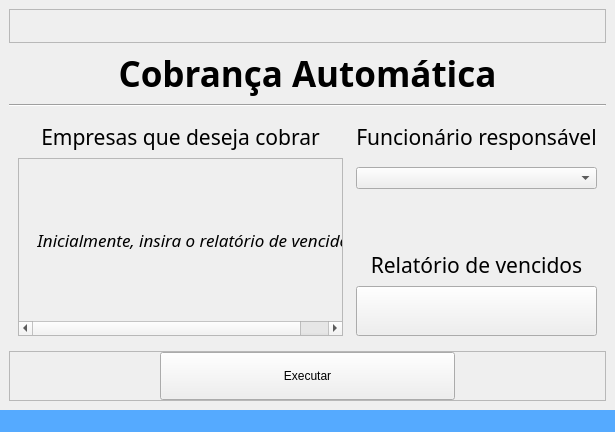
<?xml version="1.0" encoding="UTF-8"?>
<ui version="4.0">
 <class>MainWindow</class>
 <widget class="QMainWindow" name="MainWindow">
  <property name="geometry">
   <rect>
    <x>0</x>
    <y>0</y>
    <width>615</width>
    <height>432</height>
   </rect>
  </property>
  <property name="minimumSize">
   <size>
    <width>451</width>
    <height>322</height>
   </size>
  </property>
  <property name="windowTitle">
   <string>Cobrança Automática</string>
  </property>
  <widget class="QWidget" name="centralwidget">
   <layout class="QGridLayout" name="gridLayout_2">
    <item row="1" column="0">
     <widget class="QStackedWidget" name="stackedWidget">
      <widget class="QWidget" name="page">
       <layout class="QGridLayout" name="gridLayout_3">
        <item row="3" column="2">
         <spacer name="verticalSpacer">
          <property name="orientation">
           <enum>Qt::Orientation::Vertical</enum>
          </property>
          <property name="sizeType">
           <enum>QSizePolicy::Policy::Maximum</enum>
          </property>
          <property name="sizeHint" stdset="0">
           <size>
            <width>20</width>
            <height>40</height>
           </size>
          </property>
         </spacer>
        </item>
        <item row="1" column="0" rowspan="5">
         <widget class="QScrollArea" name="scrollArea">
          <property name="widgetResizable">
           <bool>true</bool>
          </property>
          <widget class="QWidget" name="scrollAreaWidgetContents">
           <property name="geometry">
            <rect>
             <x>0</x>
             <y>0</y>
             <width>317</width>
             <height>105</height>
            </rect>
           </property>
           <layout class="QGridLayout" name="gridLayout_6">
            <item row="0" column="0">
             <widget class="QStackedWidget" name="stackedWidget_2">
              <widget class="QWidget" name="page_3">
               <layout class="QGridLayout" name="gridLayout_7">
                <item row="0" column="0">
                 <widget class="QLabel" name="label_6">
                  <property name="font">
                   <font>
                    <family>Tw Cen MT</family>
                    <pointsize>13</pointsize>
                    <italic>true</italic>
                   </font>
                  </property>
                  <property name="text">
                   <string>Inicialmente, insira o relatório de vencidos</string>
                  </property>
                  <property name="alignment">
                   <set>Qt::AlignmentFlag::AlignCenter</set>
                  </property>
                 </widget>
                </item>
               </layout>
              </widget>
              <widget class="QWidget" name="page_4"/>
             </widget>
            </item>
           </layout>
          </widget>
         </widget>
        </item>
        <item row="5" column="2">
         <widget class="QPushButton" name="pushButton">
          <property name="minimumSize">
           <size>
            <width>0</width>
            <height>50</height>
           </size>
          </property>
          <property name="text">
           <string/>
          </property>
          <property name="icon">
           <iconset>
            <normaloff>../imgs/upload-icon.png</normaloff>../imgs/upload-icon.png</iconset>
          </property>
          <property name="iconSize">
           <size>
            <width>48</width>
            <height>48</height>
           </size>
          </property>
         </widget>
        </item>
        <item row="5" column="1">
         <spacer name="horizontalSpacer">
          <property name="orientation">
           <enum>Qt::Orientation::Horizontal</enum>
          </property>
          <property name="sizeType">
           <enum>QSizePolicy::Policy::Expanding</enum>
          </property>
          <property name="sizeHint" stdset="0">
           <size>
            <width>40</width>
            <height>20</height>
           </size>
          </property>
         </spacer>
        </item>
        <item row="0" column="0">
         <widget class="QLabel" name="label_5">
          <property name="font">
           <font>
            <family>Tw Cen MT</family>
            <pointsize>16</pointsize>
           </font>
          </property>
          <property name="text">
           <string>Empresas que deseja cobrar</string>
          </property>
          <property name="alignment">
           <set>Qt::AlignmentFlag::AlignCenter</set>
          </property>
         </widget>
        </item>
        <item row="0" column="2">
         <widget class="QLabel" name="label_4">
          <property name="sizePolicy">
           <sizepolicy hsizetype="Preferred" vsizetype="Maximum">
            <horstretch>0</horstretch>
            <verstretch>0</verstretch>
           </sizepolicy>
          </property>
          <property name="font">
           <font>
            <family>Tw Cen MT</family>
            <pointsize>16</pointsize>
           </font>
          </property>
          <property name="text">
           <string>Funcionário responsável</string>
          </property>
          <property name="alignment">
           <set>Qt::AlignmentFlag::AlignCenter</set>
          </property>
         </widget>
        </item>
        <item row="4" column="2">
         <widget class="QLabel" name="label_3">
          <property name="sizePolicy">
           <sizepolicy hsizetype="Preferred" vsizetype="Maximum">
            <horstretch>0</horstretch>
            <verstretch>0</verstretch>
           </sizepolicy>
          </property>
          <property name="font">
           <font>
            <family>Tw Cen MT</family>
            <pointsize>16</pointsize>
           </font>
          </property>
          <property name="text">
           <string>Relatório de vencidos</string>
          </property>
          <property name="alignment">
           <set>Qt::AlignmentFlag::AlignCenter</set>
          </property>
         </widget>
        </item>
        <item row="1" column="2" rowspan="2">
         <widget class="QComboBox" name="comboBox"/>
        </item>
       </layout>
      </widget>
      <widget class="QWidget" name="page_2"/>
     </widget>
    </item>
    <item row="0" column="0">
     <layout class="QGridLayout" name="gridLayout">
      <item row="0" column="0">
       <widget class="QFrame" name="frame_2">
        <property name="frameShape">
         <enum>QFrame::Shape::StyledPanel</enum>
        </property>
        <property name="frameShadow">
         <enum>QFrame::Shadow::Raised</enum>
        </property>
        <layout class="QGridLayout" name="gridLayout_5">
         <property name="leftMargin">
          <number>30</number>
         </property>
         <property name="rightMargin">
          <number>30</number>
         </property>
         <item row="0" column="0">
          <widget class="QLabel" name="label_2">
           <property name="text">
            <string/>
           </property>
           <property name="pixmap">
            <pixmap>../imgs/deltaprice-hori.png</pixmap>
           </property>
           <property name="scaledContents">
            <bool>true</bool>
           </property>
          </widget>
         </item>
        </layout>
       </widget>
      </item>
      <item row="2" column="0">
       <widget class="Line" name="line">
        <property name="orientation">
         <enum>Qt::Orientation::Horizontal</enum>
        </property>
       </widget>
      </item>
      <item row="1" column="0">
       <widget class="QLabel" name="label">
        <property name="font">
         <font>
          <family>Tw Cen MT</family>
          <pointsize>26</pointsize>
          <bold>true</bold>
         </font>
        </property>
        <property name="text">
         <string>Cobrança Automática</string>
        </property>
        <property name="alignment">
         <set>Qt::AlignmentFlag::AlignCenter</set>
        </property>
       </widget>
      </item>
     </layout>
    </item>
    <item row="2" column="0">
     <widget class="QFrame" name="frame">
      <property name="frameShape">
       <enum>QFrame::Shape::StyledPanel</enum>
      </property>
      <property name="frameShadow">
       <enum>QFrame::Shadow::Raised</enum>
      </property>
      <layout class="QGridLayout" name="gridLayout_4">
       <property name="leftMargin">
        <number>150</number>
       </property>
       <property name="topMargin">
        <number>0</number>
       </property>
       <property name="rightMargin">
        <number>150</number>
       </property>
       <property name="bottomMargin">
        <number>0</number>
       </property>
       <item row="0" column="0">
        <widget class="QPushButton" name="pushButton_2">
         <property name="sizePolicy">
          <sizepolicy hsizetype="Minimum" vsizetype="Minimum">
           <horstretch>0</horstretch>
           <verstretch>0</verstretch>
          </sizepolicy>
         </property>
         <property name="minimumSize">
          <size>
           <width>156</width>
           <height>48</height>
          </size>
         </property>
         <property name="text">
          <string>Executar</string>
         </property>
        </widget>
       </item>
      </layout>
     </widget>
    </item>
   </layout>
  </widget>
  <widget class="QMenuBar" name="menubar">
   <property name="geometry">
    <rect>
     <x>0</x>
     <y>0</y>
     <width>615</width>
     <height>22</height>
    </rect>
   </property>
  </widget>
  <widget class="QStatusBar" name="statusbar">
   <property name="styleSheet">
    <string notr="true">background-color: rgb(85, 170, 255);</string>
   </property>
  </widget>
 </widget>
 <resources/>
 <connections/>
</ui>
